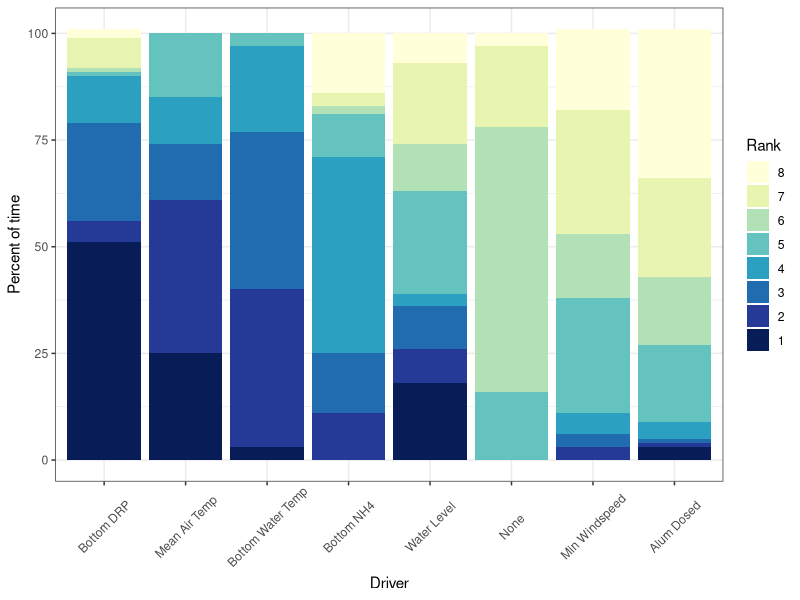
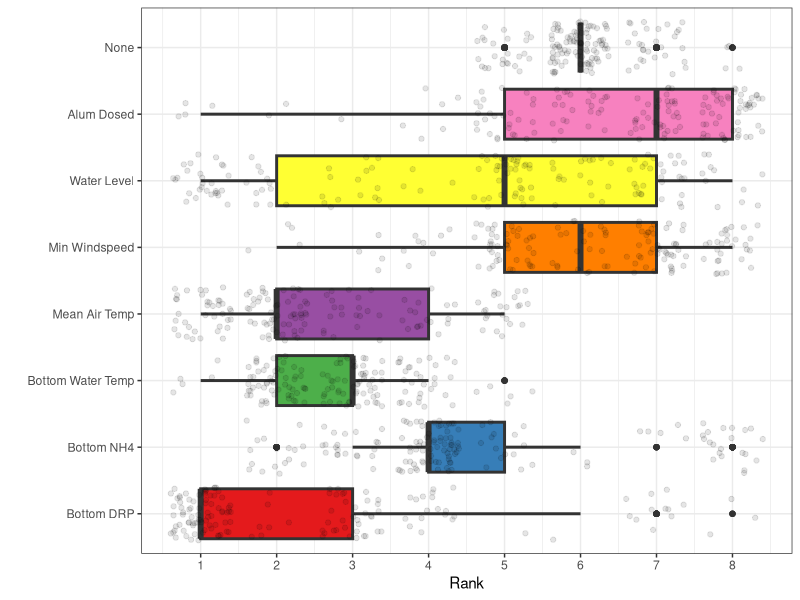
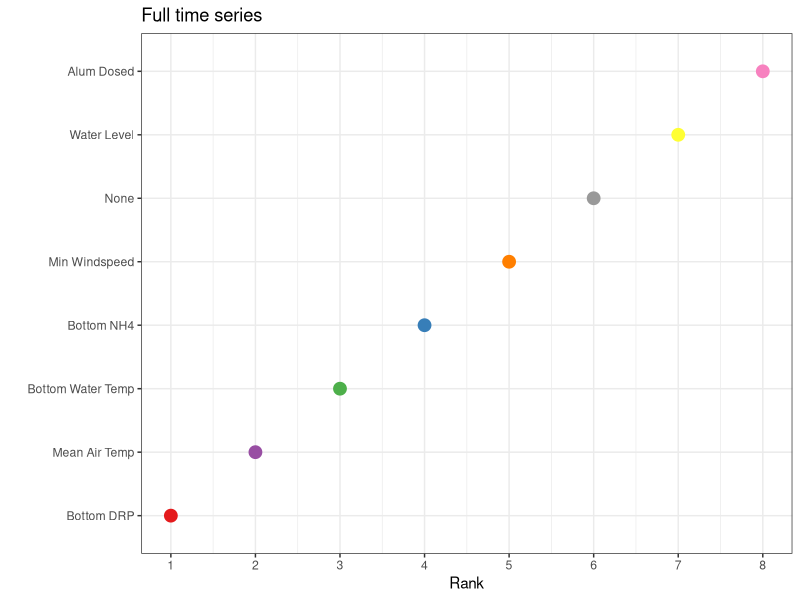
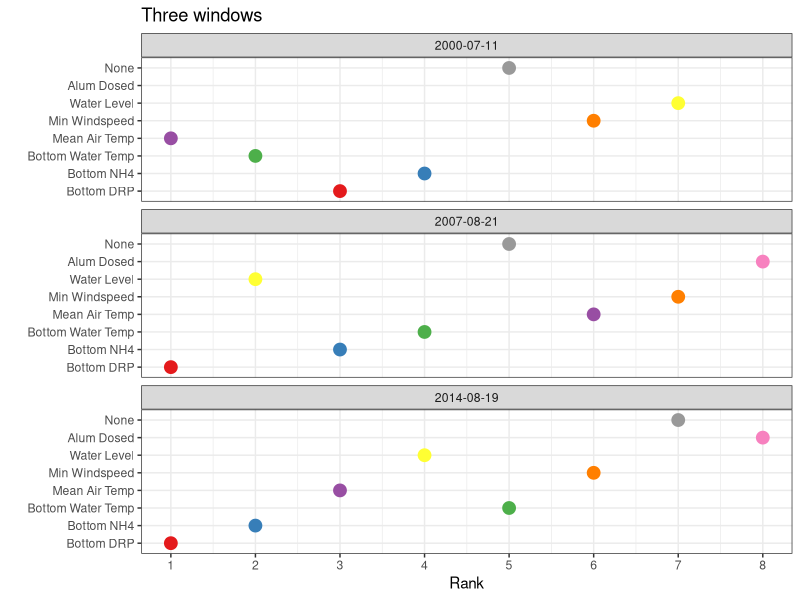
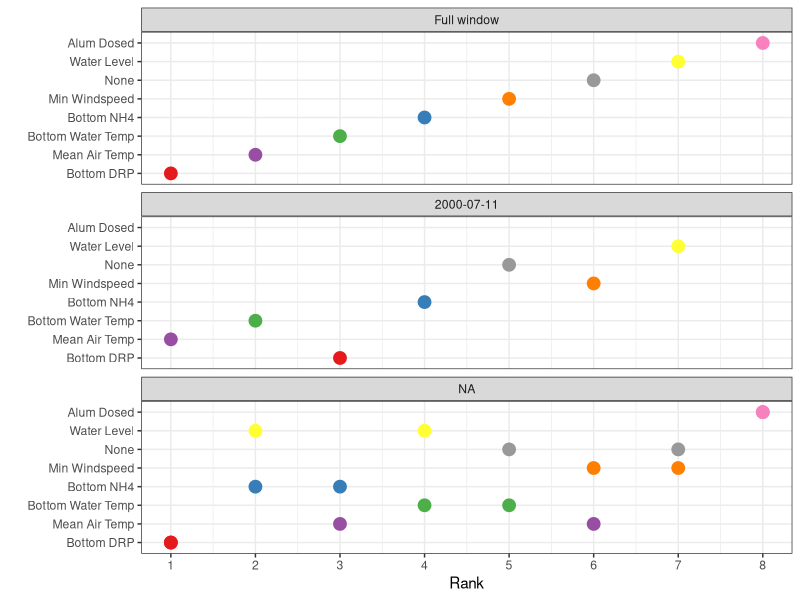
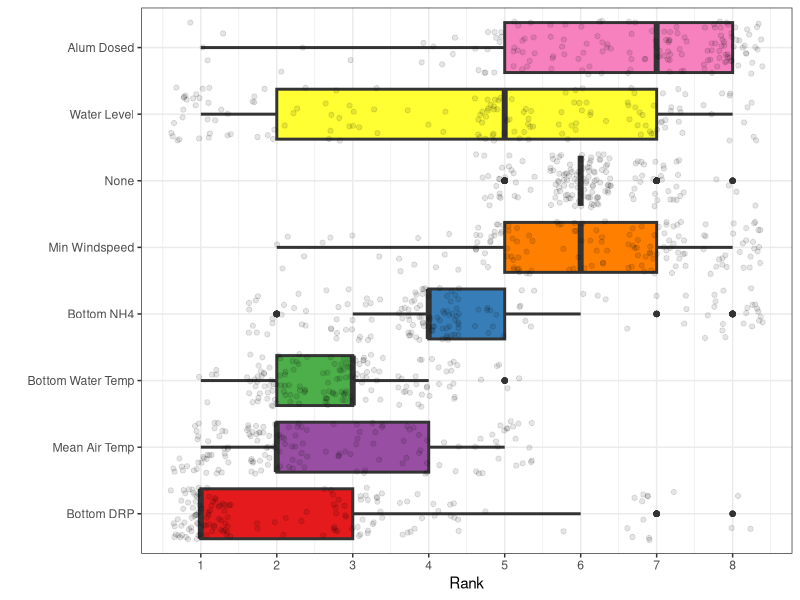

Write the R code that produced these figures, in order. (Note: this script raises an error after producing the figures.)
# calculate model rank
library(tidyverse)
library(RColorBrewer)
library(ggridges)

out <- read.csv('./data/model_output_moving_window.csv')
# set up labels and levels of factor
out$id_covar <- factor(out$id_covar, 
                       levels = c("bottom_DRP_ugL", "bottom_NH4_ugL", "temp_C_8",
                                  "air_temp_mean", "windspeed_min", "monthly_avg_level_m",
                                  "sum_alum", "none"),
                       labels = c("Bottom DRP", "Bottom NH4", "Bottom Water Temp",
                                  "Mean Air Temp", "Min Windspeed", "Water Level", 
                                  "Alum Dosed", "None"))


# calculate the difference across variables
out_prop <- out %>% 
  distinct(id_covar, iter_start, .keep_all = TRUE) %>% 
  select(id_covar:iter_end, start_date, end_date, r2) %>% 
  group_by(iter_start) %>% 
  mutate(diff_from_best = max(r2) - r2,
         rank = dense_rank(desc(r2)),
         r2_none = r2[id_covar=='None'],
         diff_from_none = r2 - r2_none,
         rank_AR = dense_rank(desc(diff_from_none)),
         aic_none = aic[id_covar=='None'],
         diff_from_none_aic = aic - aic_none,
         rank_aic = dense_rank(desc(diff_from_none_aic*-1))) #multiply by -1 to change the sign so positive is good for ranking purposes

# rank variables based on differences in R2 and AICc

out_prop_AR <- out_prop %>% 
  select(id_covar:rank_AR)

out_rank <- plyr::ddply(out_prop_AR, c("id_covar", "rank_AR"), \(x) {
  n <- nrow(x)
  pct <- round(n/length(unique(out_prop$iter_start))*100)
  return(data.frame(pct = pct))
})


# define colors for the right number of ranks
## define color palettes for the right number of variables
num_ranks <- length(unique(out_rank$rank_AR))
rank_pal <- colorRampPalette(brewer.pal(9, "YlGnBu"))(num_ranks)

out_rank <- out_rank %>% 
  group_by(rank_AR) %>% 
  arrange(pct) %>% 
  group_by(id_covar) %>% 
  mutate(sum_r2 = sum(pct*rank_AR))

rank <- ggplot(out_rank, aes(x = reorder(id_covar, sum_r2), y = pct, fill = fct_rev(as.factor(rank_AR)))) +
  geom_bar(stat = 'identity') +
  scale_fill_manual(values = rank_pal) +
  theme_bw() +
  ylab('Percent of time') +
  xlab('Driver') +
  labs(fill = 'Rank') +
  theme(axis.text.x = element_text(angle = 45, vjust = 0.55)) 
rank

col_pal <- c("#E41A1C", "#377EB8", "#4DAF4A", "#984EA3", "#FF7F00", "#FFFF33", "#F781BF", "#999999")

b <- ggplot(out_prop, aes(x = rank_AR, y = id_covar, fill = id_covar)) +
  geom_boxplot( 
    size = 1) +
  geom_jitter(data = out_prop, aes(x = rank_AR, y = id_covar), alpha = 0.1) +
  scale_fill_manual(values = col_pal) +
  theme_bw() +
  scale_x_continuous(breaks = (1:9),  # Specify breaks for y-axis
                     labels = (1:9)) +
  labs(fill = 'Driver') +
  xlab('Rank') +
  ylab("") +
  #ggtitle('Moving windows') +
  theme(legend.position = 'none')
b

################################################################################
## repeat for full time period

outfull <- read.csv('./data/model_output_full.csv')
# set up labels and levels of factor

outfull$id_covar <- factor(outfull$id_covar, 
                           levels = c("bottom_DRP_ugL", "bottom_NH4_ugL", "temp_C_8",
                                      "air_temp_mean", "windspeed_min", "monthly_avg_level_m",
                                      "sum_alum", "none"),
                           labels = c("Bottom DRP", "Bottom NH4", "Bottom Water Temp",
                                      "Mean Air Temp", "Min Windspeed", "Water Level", 
                                      "Alum Dosed", "None"))


# calculate the difference across variables
out_prop_full <- outfull %>% 
  distinct(id_covar, start_date, .keep_all = TRUE) %>% 
  group_by(start_date) %>% 
  mutate(diff_from_best = max(r2) - r2,
         rank = dense_rank(desc(r2)),
         r2_none = r2[id_covar=='None'],
         diff_from_none = r2 - r2_none,
         rank_AR = dense_rank(desc(diff_from_none)),
         aic_none = aic[id_covar=='None'],
         diff_from_none_aic = aic - aic_none,
         rank_aic = dense_rank(desc(diff_from_none_aic*-1))) #multiply by -1 to change the sign so positive is good for ranking purposes

bfull <- ggplot(out_prop_full, aes(x = rank_AR, y = reorder(id_covar, rank), color = id_covar)) +
  geom_point(size = 4) +
  scale_color_manual(values = col_pal) +
  theme_bw() +
  scale_x_continuous(breaks = (1:9),  # Specify breaks for y-axis
                     labels = (1:9)) +
  labs(fill = 'Driver') +
  xlab('Rank') +
  ylab("") +
  theme(legend.position = 'none') +
  ggtitle('Full time series')
bfull

order_full <- c('Bottom DRP', 'Mean Air Temp', 'Bottom Water Temp', 'Bottom NH4',
                'Min Windspeed', 'None', 'Water Level', 'Alum Dosed')

################################################################################
## repeat for 3 windows

out3 <- read.csv('./data/model_output_three_windows.csv')

# set up labels and levels of factor
out3$id_covar <- factor(out3$id_covar, 
                       levels = c("bottom_DRP_ugL", "bottom_NH4_ugL", "temp_C_8",
                                  "air_temp_mean", "windspeed_min", "monthly_avg_level_m",
                                  "sum_alum", "none"),
                       labels = c("Bottom DRP", "Bottom NH4", "Bottom Water Temp",
                                  "Mean Air Temp", "Min Windspeed", "Water Level", 
                                  "Alum Dosed", "None"))

# remove alum dosing results from first window which had no alum application
out3 <- out3 %>% 
  filter(!(start_date=='2000-07-11' & id_covar=='Alum Dosed'))

# calculate the difference across variables
out_prop3 <- out3 %>% 
  distinct(id_covar, start_date, .keep_all = TRUE) %>% 
  select(id_covar:iter_end, start_date, end_date, r2) %>% 
  group_by(start_date) %>% 
  mutate(diff_from_best = max(r2) - r2,
         rank = dense_rank(desc(r2)),
         r2_none = r2[id_covar=='None'],
         diff_from_none = r2 - r2_none,
         rank_AR = dense_rank(desc(diff_from_none)),
         aic_none = aic[id_covar=='None'],
         diff_from_none_aic = aic - aic_none,
         rank_aic = dense_rank(desc(diff_from_none_aic*-1))) #multiply by -1 to change the sign so positive is good for ranking purposes


b3 <- ggplot(out_prop3, aes(x = rank_AR, y = id_covar, color = id_covar)) +
  #geom_point(data = out_prop, aes(x = rank_AR, y = id_covar), alpha = 0.1) +
  geom_point(size = 4) +
  scale_color_manual(values = col_pal) +
  theme_bw() +
  facet_wrap(~start_date, ncol = 1) +
  scale_x_continuous(breaks = (1:9),  # Specify breaks for y-axis
                     labels = (1:9)) +
  labs(fill = 'Driver') +
  xlab('Rank') +
  ylab("") +
  theme(legend.position = 'none') +
  ggtitle('Three windows')
b3


###############################################################################
## combine discrete windows and full window
out_prop3$timeperiod <- out_prop3$start_date
out_prop_full$timeperiod <- 'Full window'
out_prop_3_full <- full_join(out_prop3, out_prop_full)
out_prop_3_full$timeperiod <- factor(out_prop_3_full$timeperiod, levels = c('Full window',
                                                                 '2000-07-11',
                                                                 '2007-07-24',
                                                                 '2014-07-22'))

bfull_3 <- ggplot(out_prop_3_full, aes(x = rank_AR, factor(id_covar, levels = order_full), color = id_covar)) +
  #geom_point(data = out_prop, aes(x = rank_AR, y = id_covar), alpha = 0.1) +
  geom_point(size = 4) +
  scale_color_manual(values = col_pal) +
  theme_bw() +
  facet_wrap(~timeperiod, ncol = 1) +
  scale_x_continuous(breaks = (1:9),  # Specify breaks for y-axis
                     labels = (1:9)) +
  labs(fill = 'Driver') +
  xlab('Rank') +
  ylab("") +
  theme(legend.position = 'none') 
bfull_3

b <- ggplot(out_prop, aes(x = rank_AR, factor(id_covar, levels = order_full), fill = id_covar)) +
  geom_boxplot( 
    size = 1) +
  geom_jitter(data = out_prop, aes(x = rank_AR, y = id_covar), alpha = 0.1) +
  scale_fill_manual(values = col_pal) +
  theme_bw() +
  scale_x_continuous(breaks = (1:9),  # Specify breaks for y-axis
                     labels = (1:9)) +
  labs(fill = 'Driver') +
  xlab('Rank') +
  ylab("") +
  #ggtitle('Moving windows') +
  theme(legend.position = 'none')
b

p1 <- ggarrange(b, bfull_3,
          widths = c(1.5, 2),
          labels = 'auto')
p1

ggsave('./figures/resubmission/rank_across_all_windows.png', p1,
       dpi = 300, units = 'mm', height = 300, width = 400, scale = 0.6)
rank

ggsave('./figures/resubmission/pct_rank.png', rank,
       dpi = 300, units = 'mm', height = 300, width = 400, scale = 0.4)
